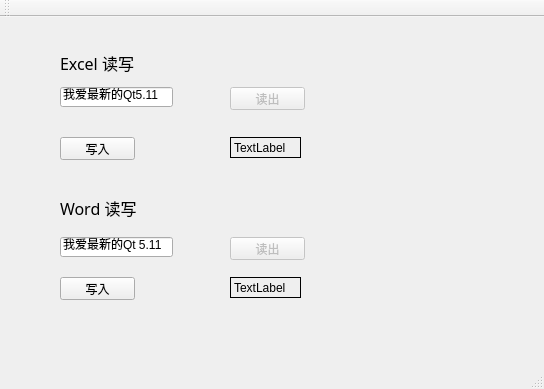
<?xml version="1.0" encoding="UTF-8"?>
<ui version="4.0">
 <class>MainWindow</class>
 <widget class="QMainWindow" name="MainWindow">
  <property name="geometry">
   <rect>
    <x>0</x>
    <y>0</y>
    <width>544</width>
    <height>389</height>
   </rect>
  </property>
  <property name="windowTitle">
   <string>MainWindow</string>
  </property>
  <widget class="QWidget" name="centralWidget">
   <widget class="QLabel" name="label">
    <property name="geometry">
     <rect>
      <x>60</x>
      <y>30</y>
      <width>91</width>
      <height>31</height>
     </rect>
    </property>
    <property name="font">
     <font>
      <family>微软雅黑</family>
      <pointsize>12</pointsize>
     </font>
    </property>
    <property name="text">
     <string>Excel 读写</string>
    </property>
   </widget>
   <widget class="QLineEdit" name="InExcelLineEdit">
    <property name="geometry">
     <rect>
      <x>60</x>
      <y>70</y>
      <width>113</width>
      <height>20</height>
     </rect>
    </property>
    <property name="text">
     <string>我爱最新的Qt5.11</string>
    </property>
   </widget>
   <widget class="QPushButton" name="writeExcelPushButton">
    <property name="geometry">
     <rect>
      <x>60</x>
      <y>120</y>
      <width>75</width>
      <height>23</height>
     </rect>
    </property>
    <property name="text">
     <string>写入</string>
    </property>
   </widget>
   <widget class="QPushButton" name="readExcelPushButton">
    <property name="enabled">
     <bool>false</bool>
    </property>
    <property name="geometry">
     <rect>
      <x>230</x>
      <y>70</y>
      <width>75</width>
      <height>23</height>
     </rect>
    </property>
    <property name="text">
     <string>读出</string>
    </property>
   </widget>
   <widget class="QLabel" name="OutExcelLabel">
    <property name="geometry">
     <rect>
      <x>230</x>
      <y>120</y>
      <width>71</width>
      <height>21</height>
     </rect>
    </property>
    <property name="frameShape">
     <enum>QFrame::Panel</enum>
    </property>
    <property name="text">
     <string>TextLabel</string>
    </property>
   </widget>
   <widget class="QLabel" name="label_2">
    <property name="geometry">
     <rect>
      <x>60</x>
      <y>180</y>
      <width>91</width>
      <height>21</height>
     </rect>
    </property>
    <property name="font">
     <font>
      <family>微软雅黑</family>
      <pointsize>12</pointsize>
     </font>
    </property>
    <property name="text">
     <string>Word 读写</string>
    </property>
   </widget>
   <widget class="QLineEdit" name="InWordLineEdit">
    <property name="geometry">
     <rect>
      <x>60</x>
      <y>220</y>
      <width>113</width>
      <height>20</height>
     </rect>
    </property>
    <property name="text">
     <string>我爱最新的Qt 5.11</string>
    </property>
   </widget>
   <widget class="QPushButton" name="writeWordPushButton">
    <property name="geometry">
     <rect>
      <x>60</x>
      <y>260</y>
      <width>75</width>
      <height>23</height>
     </rect>
    </property>
    <property name="text">
     <string>写入</string>
    </property>
   </widget>
   <widget class="QPushButton" name="readWordPushButton">
    <property name="enabled">
     <bool>false</bool>
    </property>
    <property name="geometry">
     <rect>
      <x>230</x>
      <y>220</y>
      <width>75</width>
      <height>23</height>
     </rect>
    </property>
    <property name="text">
     <string>读出</string>
    </property>
   </widget>
   <widget class="QLabel" name="OutWordLabel">
    <property name="geometry">
     <rect>
      <x>230</x>
      <y>260</y>
      <width>71</width>
      <height>21</height>
     </rect>
    </property>
    <property name="frameShape">
     <enum>QFrame::Panel</enum>
    </property>
    <property name="text">
     <string>TextLabel</string>
    </property>
   </widget>
  </widget>
  <widget class="QMenuBar" name="menuBar">
   <property name="geometry">
    <rect>
     <x>0</x>
     <y>0</y>
     <width>544</width>
     <height>23</height>
    </rect>
   </property>
  </widget>
  <widget class="QToolBar" name="mainToolBar">
   <attribute name="toolBarArea">
    <enum>TopToolBarArea</enum>
   </attribute>
   <attribute name="toolBarBreak">
    <bool>false</bool>
   </attribute>
  </widget>
  <widget class="QStatusBar" name="statusBar"/>
 </widget>
 <layoutdefault spacing="6" margin="11"/>
 <resources/>
 <connections/>
</ui>
